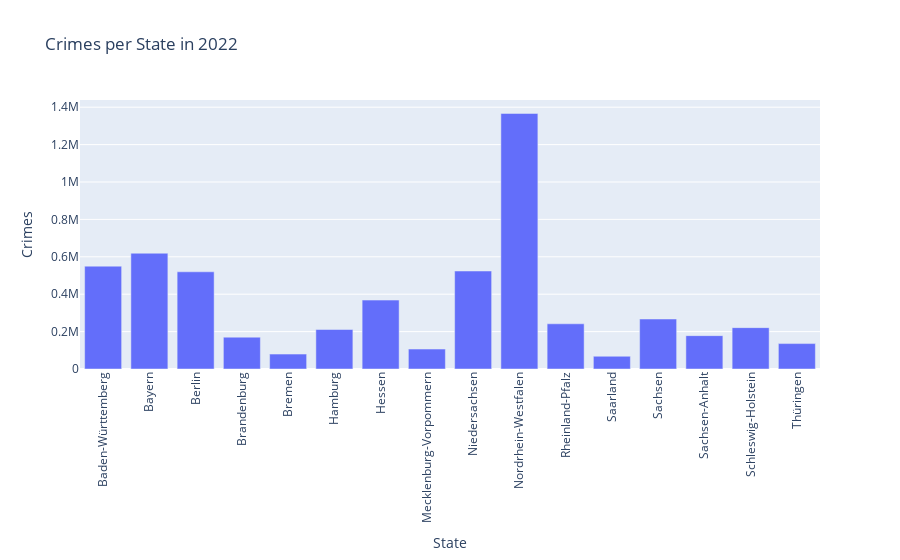

Here is the notebook cell this chart was saved with:
### Code cell
fig = px.bar(
    df,
    x = df['bundesland'],
    y = df['anzahl_erfasste_faelle'],
    hover_name = 'bundesland',
    hover_data = {'bundesland':False},
    labels = {'bundesland':'State', 'anzahl_erfasste_faelle':'Crimes'},
    title = 'Crimes per State in 2022'
)
fig.update_xaxes(tickangle=-90)
fig.show()

### Figure 1 — Plotly figure (JSON) as saved in the notebook; plotly's stock layout.template omitted (floating-point values rounded to 4 significant figures)
{"data": [{"alignmentgroup": "True", "hovertemplate": "<b>%{hovertext}</b><br><br>Crimes=%{y}<extra></extra>", "hovertext": ["Baden-Württemberg", "Bayern", "Berlin", "Brandenburg", "Bremen", "Hamburg", "Hessen", "Mecklenburg-Vorpommern", "Niedersachsen", "Nordrhein-Westfalen", "Rheinland-Pfalz", "Saarland", "Sachsen", "Sachsen-Anhalt", "Schleswig-Holstein", "Thüringen"], "legendgroup": "", "marker": {"color": "#636efa", "pattern": {"shape": ""}}, "name": "", "offsetgroup": "", "orientation": "v", "showlegend": false, "textposition": "auto", "type": "bar", "x": ["Baden-Württemberg", "Bayern", "Berlin", "Brandenburg", "Bremen", "Hamburg", "Hessen", "Mecklenburg-Vorpommern", "Niedersachsen", "Nordrhein-Westfalen", "Rheinland-Pfalz", "Saarland", "Sachsen", "Sachsen-Anhalt", "Schleswig-Holstein", "Thüringen"], "xaxis": "x", "y": [550008, 619089, 519822, 170204, 79713, 211239, 368579, 106559, 523996, 1366601, 241779, 68139, 267312, 178450, 221183, 135911], "yaxis": "y"}], "layout": {"barmode": "relative", "legend": {"tracegroupgap": 0}, "title": {"text": "Crimes per State in 2022"}, "xaxis": {"anchor": "y", "domain": [0, 1], "tickangle": -90, "title": {"text": "State"}}, "yaxis": {"anchor": "x", "domain": [0, 1], "title": {"text": "Crimes"}}}}
